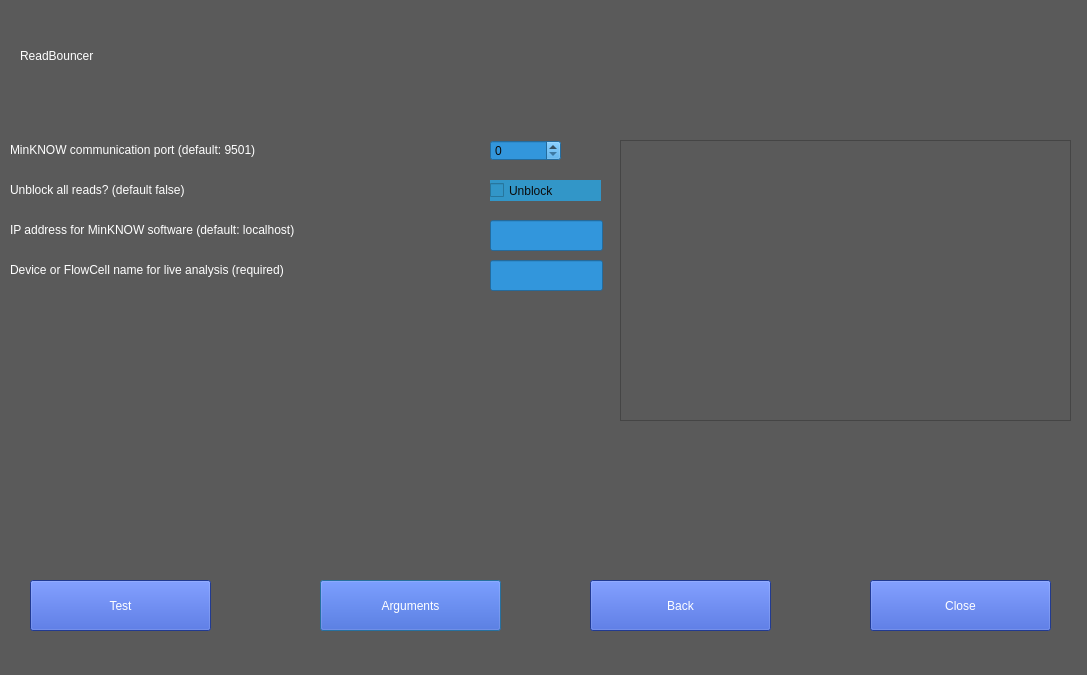
<?xml version="1.0" encoding="UTF-8"?>
<ui version="4.0">
 <class>connection_test_mainwindow</class>
 <widget class="QDialog" name="connection_test_mainwindow">
  <property name="geometry">
   <rect>
    <x>0</x>
    <y>0</y>
    <width>1087</width>
    <height>675</height>
   </rect>
  </property>
  <property name="maximumSize">
   <size>
    <width>1087</width>
    <height>675</height>
   </size>
  </property>
  <property name="windowTitle">
   <string>Test Connection to a MinKNOW Instance</string>
  </property>
  <property name="styleSheet">
   <string notr="true">background-color: rgb(90, 90, 90);</string>
  </property>
  <widget class="QLineEdit" name="lineEdit_2">
   <property name="geometry">
    <rect>
     <x>490</x>
     <y>260</y>
     <width>113</width>
     <height>31</height>
    </rect>
   </property>
   <property name="styleSheet">
    <string notr="true">color: rgb(11, 11, 11);
background-color: rgb(50, 150, 220);
font: 75 10pt &quot;MS Shell Dlg 2&quot;;</string>
   </property>
   <property name="text">
    <string/>
   </property>
  </widget>
  <widget class="QTextEdit" name="text1">
   <property name="geometry">
    <rect>
     <x>620</x>
     <y>140</y>
     <width>451</width>
     <height>281</height>
    </rect>
   </property>
   <property name="styleSheet">
    <string notr="true">color: rgb(255, 255, 255);
font: 75 10pt &quot;MS Shell Dlg 2&quot;;</string>
   </property>
   <property name="html">
    <string>&lt;!DOCTYPE HTML PUBLIC &quot;-//W3C//DTD HTML 4.0//EN&quot; &quot;http://www.w3.org/TR/REC-html40/strict.dtd&quot;&gt;
&lt;html&gt;&lt;head&gt;&lt;meta name=&quot;qrichtext&quot; content=&quot;1&quot; /&gt;&lt;style type=&quot;text/css&quot;&gt;
p, li { white-space: pre-wrap; }
&lt;/style&gt;&lt;/head&gt;&lt;body style=&quot; font-family:'MS Shell Dlg 2'; font-size:10pt; font-weight:72; font-style:normal;&quot;&gt;
&lt;p style=&quot;-qt-paragraph-type:empty; margin-top:0px; margin-bottom:0px; margin-left:0px; margin-right:0px; -qt-block-indent:0; text-indent:0px;&quot;&gt;&lt;br /&gt;&lt;/p&gt;&lt;/body&gt;&lt;/html&gt;</string>
   </property>
  </widget>
  <widget class="QSpinBox" name="spinBox_3">
   <property name="geometry">
    <rect>
     <x>490</x>
     <y>140</y>
     <width>71</width>
     <height>21</height>
    </rect>
   </property>
   <property name="styleSheet">
    <string notr="true">color: rgb(11, 11, 11);
background-color: rgb(50, 150, 220);</string>
   </property>
   <property name="maximum">
    <number>100000000</number>
   </property>
  </widget>
  <widget class="QLabel" name="label_12">
   <property name="geometry">
    <rect>
     <x>10</x>
     <y>180</y>
     <width>461</width>
     <height>20</height>
    </rect>
   </property>
   <property name="styleSheet">
    <string notr="true">color: rgb(255, 255, 255);
font: 75 10pt &quot;MS Shell Dlg 2&quot;;</string>
   </property>
   <property name="text">
    <string>Unblock all reads? (default false)</string>
   </property>
  </widget>
  <widget class="QPushButton" name="pushButton_7">
   <property name="geometry">
    <rect>
     <x>320</x>
     <y>580</y>
     <width>181</width>
     <height>51</height>
    </rect>
   </property>
   <property name="styleSheet">
    <string notr="true">background-color: rgb(46, 81, 204);
color: rgb(255, 255, 255);
font: 75 10pt &quot;MS Shell Dlg 2&quot;;
border-color: rgb(170, 255, 0);</string>
   </property>
   <property name="text">
    <string>Arguments</string>
   </property>
  </widget>
  <widget class="QLabel" name="label_5">
   <property name="geometry">
    <rect>
     <x>10</x>
     <y>140</y>
     <width>461</width>
     <height>20</height>
    </rect>
   </property>
   <property name="styleSheet">
    <string notr="true">color: rgb(255, 255, 255);
font: 75 10pt &quot;MS Shell Dlg 2&quot;;</string>
   </property>
   <property name="text">
    <string>MinKNOW communication port (default: 9501)</string>
   </property>
  </widget>
  <widget class="QLabel" name="label_14">
   <property name="geometry">
    <rect>
     <x>10</x>
     <y>220</y>
     <width>461</width>
     <height>20</height>
    </rect>
   </property>
   <property name="styleSheet">
    <string notr="true">color: rgb(255, 255, 255);
font: 75 10pt &quot;MS Shell Dlg 2&quot;;</string>
   </property>
   <property name="text">
    <string>IP address for MinKNOW software (default: localhost)</string>
   </property>
  </widget>
  <widget class="QPushButton" name="pushButton_4">
   <property name="geometry">
    <rect>
     <x>30</x>
     <y>580</y>
     <width>181</width>
     <height>51</height>
    </rect>
   </property>
   <property name="styleSheet">
    <string notr="true">background-color: rgb(46, 81, 204);
color: rgb(255, 255, 255);
font: 75 10pt &quot;MS Shell Dlg 2&quot;;
border-color: rgb(170, 255, 0);</string>
   </property>
   <property name="text">
    <string>Test</string>
   </property>
  </widget>
  <widget class="QLineEdit" name="lineEdit_3">
   <property name="geometry">
    <rect>
     <x>490</x>
     <y>220</y>
     <width>113</width>
     <height>31</height>
    </rect>
   </property>
   <property name="styleSheet">
    <string notr="true">color: rgb(11, 11, 11);
background-color: rgb(50, 150, 220);
font: 75 10pt &quot;MS Shell Dlg 2&quot;;</string>
   </property>
   <property name="text">
    <string/>
   </property>
  </widget>
  <widget class="QPushButton" name="pushButton_3">
   <property name="geometry">
    <rect>
     <x>870</x>
     <y>580</y>
     <width>181</width>
     <height>51</height>
    </rect>
   </property>
   <property name="styleSheet">
    <string notr="true">background-color: rgb(46, 81, 204);
color: rgb(255, 255, 255);
font: 75 10pt &quot;MS Shell Dlg 2&quot;;
border-color: rgb(170, 255, 0);</string>
   </property>
   <property name="text">
    <string>Close</string>
   </property>
  </widget>
  <widget class="QLabel" name="label_13">
   <property name="geometry">
    <rect>
     <x>10</x>
     <y>260</y>
     <width>461</width>
     <height>20</height>
    </rect>
   </property>
   <property name="styleSheet">
    <string notr="true">color: rgb(255, 255, 255);
font: 75 10pt &quot;MS Shell Dlg 2&quot;;</string>
   </property>
   <property name="text">
    <string>Device or FlowCell name for live analysis (required)</string>
   </property>
  </widget>
  <widget class="QCheckBox" name="checkBox">
   <property name="geometry">
    <rect>
     <x>490</x>
     <y>180</y>
     <width>111</width>
     <height>21</height>
    </rect>
   </property>
   <property name="styleSheet">
    <string notr="true">color: rgb(11, 11, 11);
background-color: rgb(50, 150, 200);
font: 75 10pt &quot;MS Shell Dlg 2&quot;;
</string>
   </property>
   <property name="text">
    <string>Unblock</string>
   </property>
  </widget>
  <widget class="QLabel" name="label_3">
   <property name="geometry">
    <rect>
     <x>20</x>
     <y>30</y>
     <width>191</width>
     <height>51</height>
    </rect>
   </property>
   <property name="styleSheet">
    <string notr="true">color: rgb(255, 255, 255);
font: 75 10pt &quot;MS Shell Dlg 2&quot;;
font: 15pt &quot;Segoe UI Symbol&quot;;</string>
   </property>
   <property name="text">
    <string>ReadBouncer</string>
   </property>
  </widget>
  <widget class="QPushButton" name="pushButton_8">
   <property name="geometry">
    <rect>
     <x>590</x>
     <y>580</y>
     <width>181</width>
     <height>51</height>
    </rect>
   </property>
   <property name="styleSheet">
    <string notr="true">background-color: rgb(46, 81, 204);
color: rgb(255, 255, 255);
font: 75 10pt &quot;MS Shell Dlg 2&quot;;
border-color: rgb(170, 255, 0);</string>
   </property>
   <property name="text">
    <string>Back</string>
   </property>
  </widget>
 </widget>
 <resources/>
 <connections/>
</ui>
